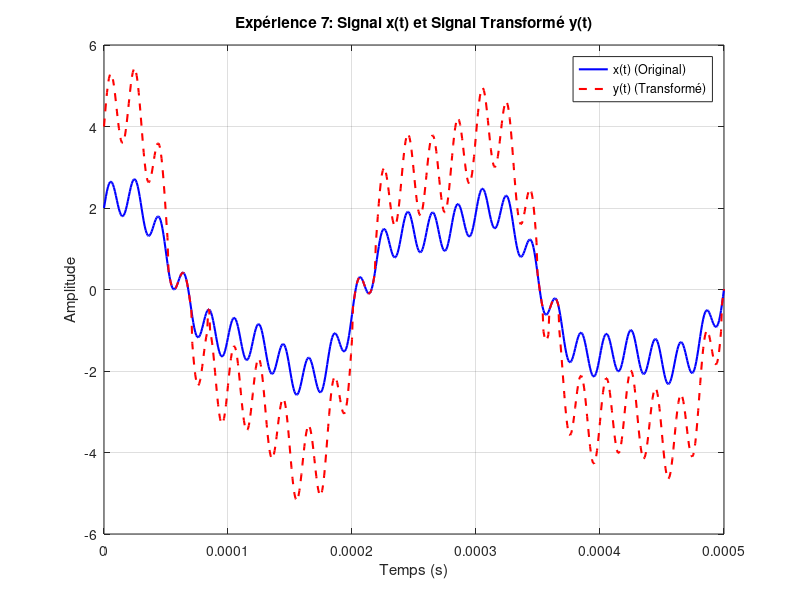

Recreate this plot in MATLAB.
%% Expérience 7 : Signal à Haute Fréquence et Traitement Non Linéaire

clc;        % Nettoie la fenêtre de commande
clear;      % Supprime toutes les variables de l'espace de travail
close all;  % Ferme toutes les figures ouvertes

% --- 1. Paramètres d'Échantillonnage et Temps ---
F_max = 50000;      % Fréquence maximale du signal (50 kHz)
Fs = 25 * F_max;    % Fréquence d'échantillonnage choisie (1.25 MHz)
Ts = 1/Fs;          % Période d'échantillonnage (0.8 µs)

T_start = 0;
T_end = 0.0005;     % Intervalle de temps [0, 0.0005 s]
t = T_start : Ts : T_end; % Vecteur temps

% --- 2. Génération du Signal d'Entrée x(t) ---
% x(t) = cos(2*pi*20000t) * sin(2*pi*30000t) + 2 * cos(22000t)
F1 = 20000;
F2 = 30000;
F3 = 22000 / (2*pi); % La fréquence angulaire est déjà en radians/s. F3 ≈ 3501 Hz

x = cos(2*pi*F1*t) .* sin(2*pi*F2*t) + 2 * cos(22000*t);

% --- 3. Définition du Signal de Sortie y(t) (Traitement Non Linéaire) ---
% y(t) = 2 * x(t) si |x(t)| >= 0.5
% y(t) = x(t) sinon
y = zeros(size(x)); % Initialisation de y(t)

% Création d'un masque pour les conditions
% Condition 1: |x(t)| >= 0.5
idx_condition1 = (abs(x) >= 0.5);

% Application de la condition 1
y(idx_condition1) = 2 * x(idx_condition1);

% Application de la condition 2 (l'inverse de la condition 1)
idx_condition2 = ~idx_condition1;
y(idx_condition2) = x(idx_condition2);

% --- 4. Tracé des Signaux x(t) et y(t) ---
figure('Name', 'Expérience 7: Signal Original et Transformé');
plot(t, x, 'b-', 'LineWidth', 1.5);
hold on; 
plot(t, y, 'r--', 'LineWidth', 1.5);
hold off;

title('Expérience 7: Signal x(t) et Signal Transformé y(t)');
xlabel('Temps (s)');
ylabel('Amplitude');
legend('x(t) (Original)', 'y(t) (Transformé)', 'Location', 'NorthEast');
grid on;